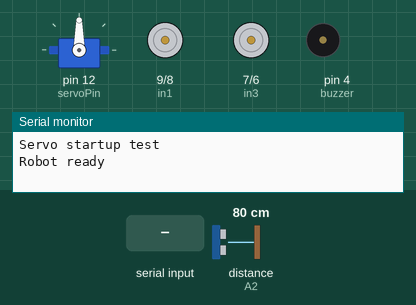
This sketch was run on a simulated Arduino Uno, built with avr-gcc and run on an emulated ATmega328P. Shown: servo, motor-driver pin pairs drawn as motors (green arrow = first pin HIGH = forward, orange = second pin HIGH = backward, longer = more drive, scaled by the enable pin), buzzer (waves = sounding, pin HIGH), the last lines printed to the serial monitor. Inputs (shaded band) come from the test bench; at power-on: distance to the obstacle (sensor on A2) 80 cm. The echo pulse lasts 58.3 µs per cm; pins used as bus, display or sensor lines are not drawn.

Above: at 5.2 s.
5.3 s: "1\n" received over the second serial link
At 6.6 s:
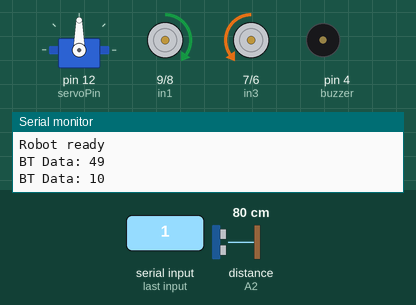
6.9 s: distance to the obstacle (sensor on A2) set to 22 cm
8.4 s: distance to the obstacle (sensor on A2) set to 18 cm
At 9.7 s:
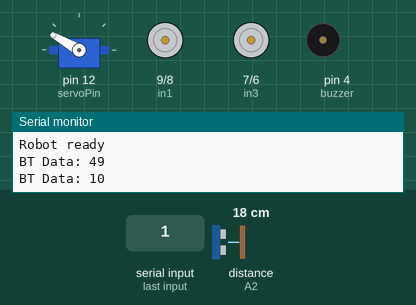
11.4 s: "0\n" received over the second serial link
14.4 s: distance to the obstacle (sensor on A2) set to 35 cm
At 15.4 s:
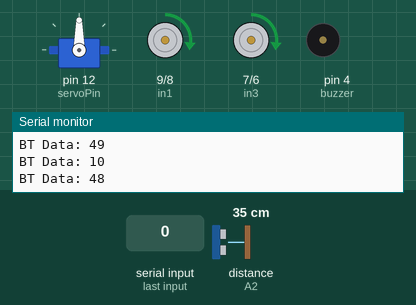
17.0 s: "2\n" received over the second serial link
At 18.4 s:
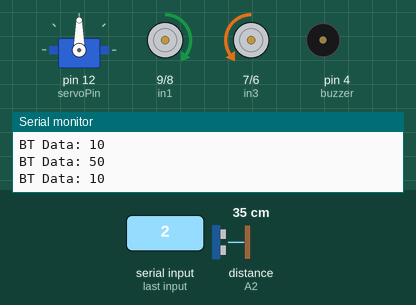
Timing chart, 0 to 19.6 s (numbered marks = the images above; inputs shaded):
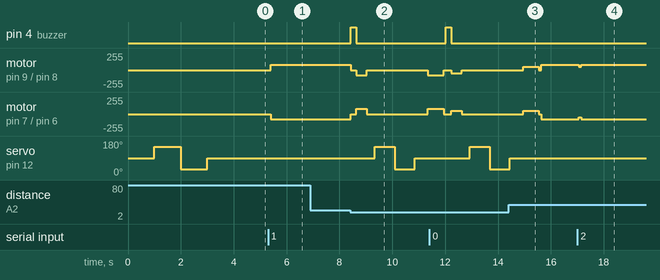

Measured:
- the behaviour switches between 21 and 20 cm on distance to the obstacle (sensor on A2) (found by bisection; images 1 and 2)
- after the input at 5.3 s, motor on pin 9 (in1) / pin 8 (in2): stopped → forward 80/255 after 0.10 s; motor on pin 7 (in3) / pin 6 (in4): stopped → backward 80/255 after 0.10 s
- after the input at 6.9 s, every drawn part: stays the same
- after the input at 8.4 s, pin 4 (buzzer): LOW → HIGH at once, → LOW 0.20 s later; motor on pin 9 (in1) / pin 8 (in2): forward 80/255 → stopped at once, → backward 80/255 0.20 s later, → stopped 0.40 s later, → backward 80/255 2.3 s later
- after the input at 14.4 s, pin 4 (buzzer): stays LOW (without the input it goes to HIGH after 1.2 s); servo on pin 12 (servoPin): goes on until 14.4 s, then stays 90°
- after the input at 17.0 s, motor on pin 9 (in1) / pin 8 (in2): forward 80/255 → forward 50/255 after 0.06 s, → forward 80/255 0.08 s later; motor on pin 7 (in3) / pin 6 (in4): backward 80/255 → backward 50/255 after 0.06 s, → backward 80/255 0.08 s later

The sketch:

QuantaDOT_Code.ino
```cpp
#include <SoftwareSerial.h>
#include <Servo.h>

SoftwareSerial BT_Serial(2, 3); // RX, TX

// Motor pins
#define enA 11
#define in1 9
#define in2 8
#define in3 7
#define in4 6
#define enB 5

// Sensor / Servo / Buzzer pins
#define echo A2
#define trigger A3
#define buzzer 4
#define servoPin 12

Servo myServo;

// Variables
int bt_data = 5;
int Speed = 80;
int mode = 0;

int distance_F;
int distance_L;
int distance_R;

int setDistance = 20;

#define centerPoint 90
#define leftPoint 150
#define rightPoint 30

void setup() {

  Serial.begin(9600);
  BT_Serial.begin(9600);


  pinMode(echo, INPUT);
  pinMode(trigger, OUTPUT);
  pinMode(buzzer, OUTPUT);

  pinMode(enA, OUTPUT);
  pinMode(enB, OUTPUT);

  pinMode(in1, OUTPUT);
  pinMode(in2, OUTPUT);
  pinMode(in3, OUTPUT);
  pinMode(in4, OUTPUT);

  Stop();

  myServo.attach(servoPin);

  // Servo startup test
  Serial.println("Servo startup test");

  myServo.write(centerPoint);
  delay(1000);

  myServo.write(leftPoint);
  delay(1000);

  myServo.write(rightPoint);
  delay(1000);

  myServo.write(centerPoint);
  delay(1000);

  Serial.println("Robot ready");
}

void loop() {

  if (BT_Serial.available() > 0) {

    bt_data = BT_Serial.read();

    Serial.print("BT Data: ");
    Serial.println(bt_data);

    if (bt_data > 20) {
      Speed = bt_data;
    }
  }

  if (bt_data == 8) {
    mode = 0;
    Stop();
  }
  else if (bt_data == 9) {
    mode = 1;
    Speed = 80;
  }
  else if (bt_data == 10) {
    mode = 2;
    Speed = 80;
  }

  analogWrite(enA, Speed);
  analogWrite(enB, Speed);

  // ================= MANUAL MODE =================
  if (mode == 0) {

    digitalWrite(buzzer, LOW);

    if (bt_data == 1) forword();
    else if (bt_data == 2) backword();
    else if (bt_data == 3) turnLeft();
    else if (bt_data == 4) turnRight();
    else if (bt_data == 5) Stop();
  }


  // ================= OBSTACLE AVOID =================
  else if (mode == 2) {

    distance_F = getDistance();

    if (distance_F > setDistance) {

      digitalWrite(buzzer, LOW);
      forword();
    }
    else {

      handleObstacle();
    }
  }

  delay(20);
}

// ================= ULTRASONIC =================
int getDistance() {

  int sum = 0;
  int valid = 0;

  for (int i = 0; i < 5; i++) {

    int d = ultrasonicRead();

    if (d > 0 && d < 400) {
      sum += d;
      valid++;
    }

    delay(10);
  }

  if (valid == 0) return 400;

  return sum / valid;
}

int ultrasonicRead() {

  digitalWrite(trigger, LOW);
  delayMicroseconds(5);

  digitalWrite(trigger, HIGH);
  delayMicroseconds(10);

  digitalWrite(trigger, LOW);

  long duration = pulseIn(echo, HIGH, 20000);

  if (duration == 0) return 0;

  return duration / 29 / 2;
}

// ================= OBSTACLE HANDLER =================
void handleObstacle() {

  Stop();

  digitalWrite(buzzer, HIGH);
  delay(200);
  digitalWrite(buzzer, LOW);

  backword();
  delay(400);
  Stop();
  delay(300);

  // LEFT SCAN
  myServo.write(leftPoint);
  delay(500);
  delay(200);

  distance_L = getDistance();

  // RIGHT SCAN
  myServo.write(rightPoint);
  delay(500);
  delay(200);

  distance_R = getDistance();

  // CENTER
  myServo.write(centerPoint);
  delay(500);

  if (distance_L > distance_R && distance_L > setDistance) {

    turnLeft();
    delay(600);
  }
  else if (distance_R > distance_L && distance_R > setDistance) {

    turnRight();
    delay(600);
  }
  else {

    backword();
    delay(600);
  }

  Stop();
}

// ================= MOTOR CONTROL =================
void forword() {

  digitalWrite(in1, HIGH);
  digitalWrite(in2, LOW);

  digitalWrite(in3, LOW);
  digitalWrite(in4, HIGH);
}

void backword() {

  digitalWrite(in1, LOW);
  digitalWrite(in2, HIGH);

  digitalWrite(in3, HIGH);
  digitalWrite(in4, LOW);
}

void turnLeft() {

  digitalWrite(in1, LOW);
  digitalWrite(in2, HIGH);

  digitalWrite(in3, LOW);
  digitalWrite(in4, HIGH);
}

void turnRight() {

  digitalWrite(in1, HIGH);
  digitalWrite(in2, LOW);

  digitalWrite(in3, HIGH);
  digitalWrite(in4, LOW);
}

void Stop() {

  digitalWrite(in1, LOW);
  digitalWrite(in2, LOW);

  digitalWrite(in3, LOW);
  digitalWrite(in4, LOW);
}
```
